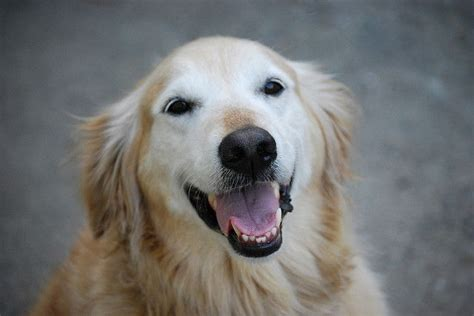
#> input picture Photos/dog3.jpeg, 474 x 316 px
$ python rotate.py
#> lines starting #> are read from the running program, lines starting #| are printed output that depends on the picture
import cv2 as cv
import numpy as np


img = cv.imread("Photos/dog3.jpeg")
#> img is the input picture: shape (316, 474, 3); mean B, G, R 113.8, 114.8, 114.8


def rotate(img, angle, rotpnt=None):
#> called with angle = 90
    (height, width) = img.shape[:2]
#> height = 316; width = 474

    if rotpnt is None:
        rotpnt = (width // 2, height // 2)
#> rotpnt = (237, 158)

    rotMat = cv.getRotationMatrix2D(rotpnt, angle, 1.0)
#> rotMat = [[6.12e-17, 1, 79], [-1, 6.12e-17, 395]]
    dimension = (width, height)
#> dimension = (474, 316)

    return cv.warpAffine(img, rotMat, dimension)
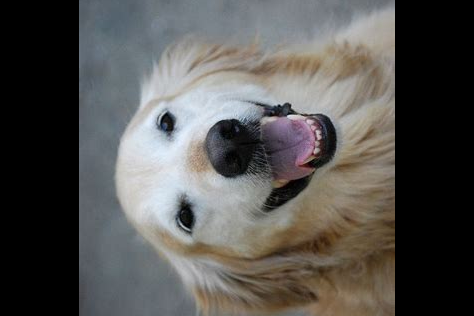
#> returned value: shape (316, 474, 3); mean of channels 0, 1, 2 81.3, 83.6, 85.1; drawn as B, G, R

# rotate
rotate = rotate(img, 90)
cv.imshow("Rotate", rotate)

# resize
resize = cv.resize(img, (500, 500), interpolation=cv.INTER_AREA)
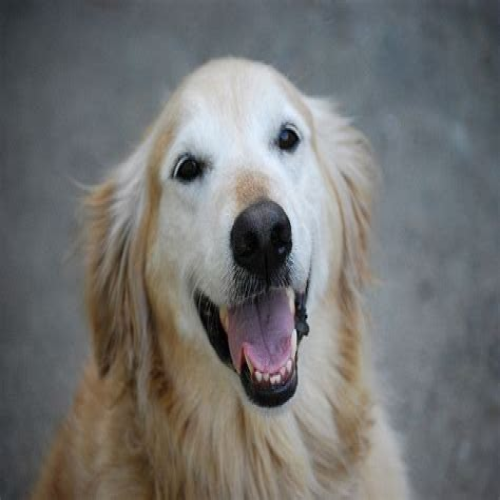
#> resize: shape (500, 500, 3); mean B, G, R 113.7, 114.8, 114.8
cv.imshow("Resize", resize)

#Flip
flip = cv.flip(img, -1)
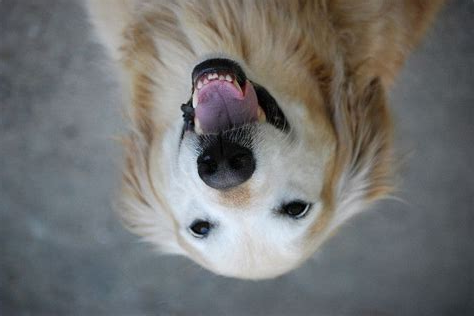
#> flip: shape (316, 474, 3); mean B, G, R 113.8, 114.8, 114.8
cv.imshow('Flip',flip)

cv.waitKey(0)

$ run again, with Photos/dog1.jpeg copied over Photos/dog3.jpeg
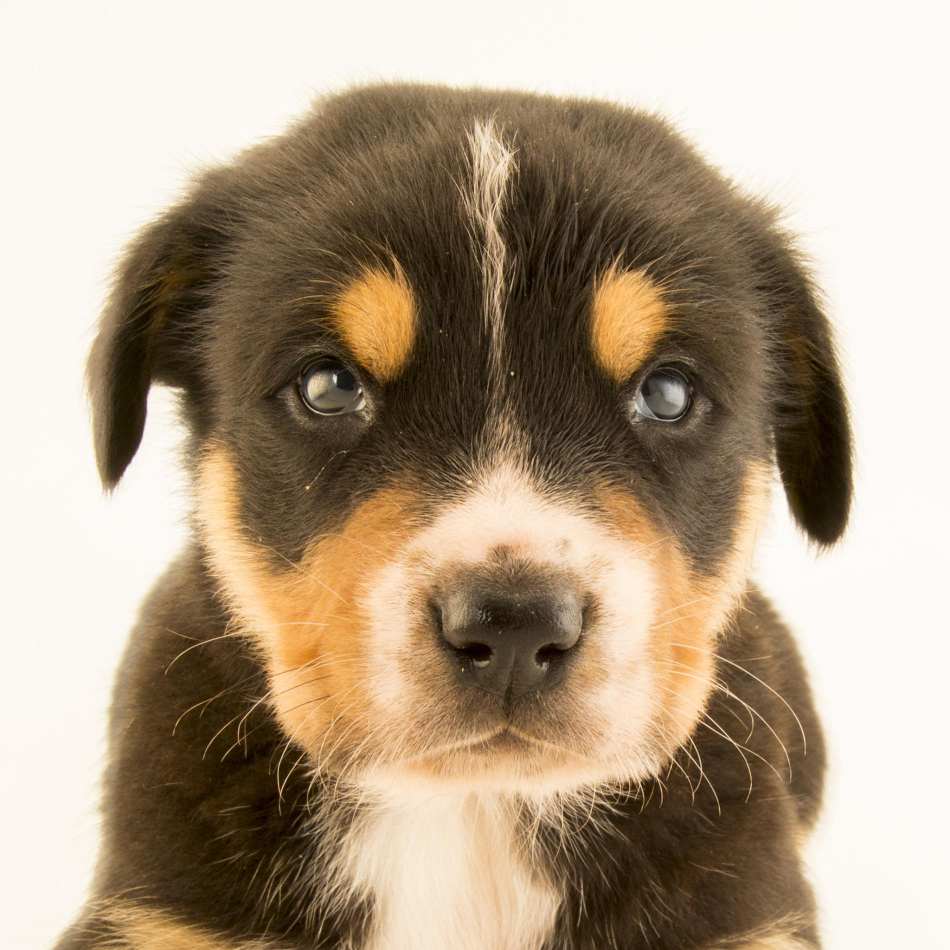
#> input picture Photos/dog1.jpeg, 1900 x 1900 px (shown at 1/2 size)
#> img is the input picture: shape (1900, 1900, 3); mean B, G, R 137.9, 159.5, 177
#> in rotate, `return cv.warpAffine(img, rotMat, dimension)`:
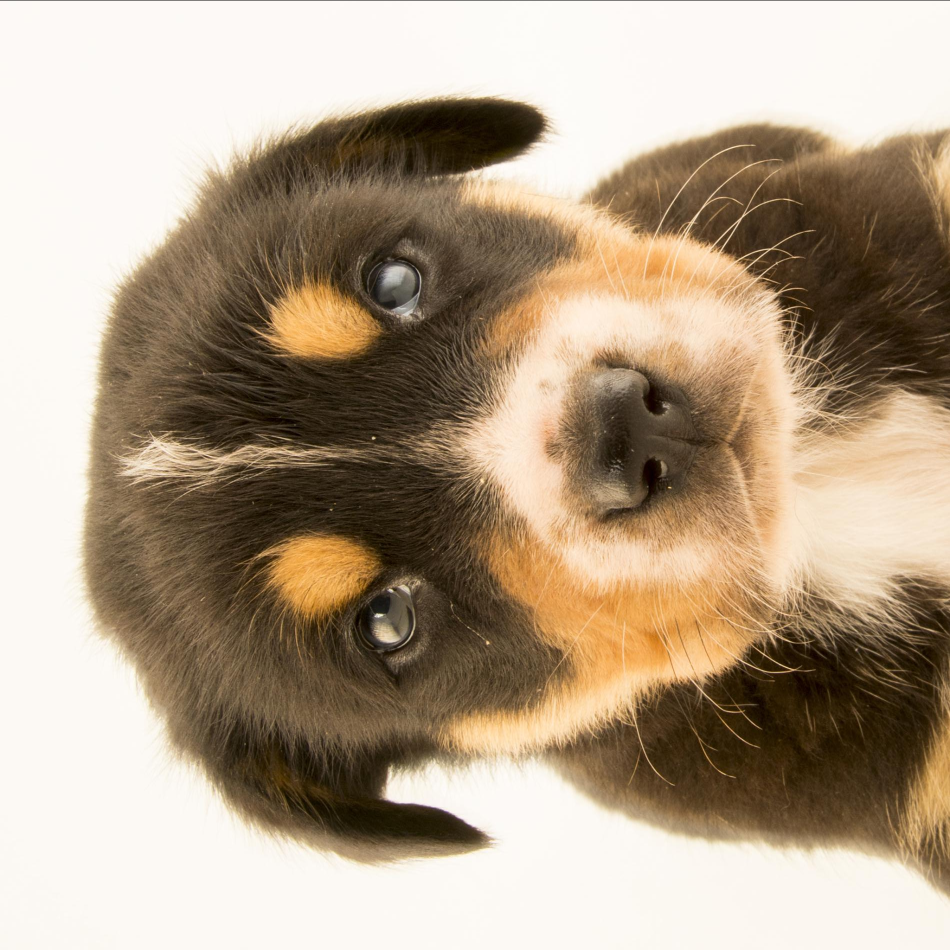
#> returned value: shape (1900, 1900, 3) (shown at 1/2 size); mean of channels 0, 1, 2 137.8, 159.3, 176.9; drawn as B, G, R
#> `flip = cv.flip(img, -1)`:
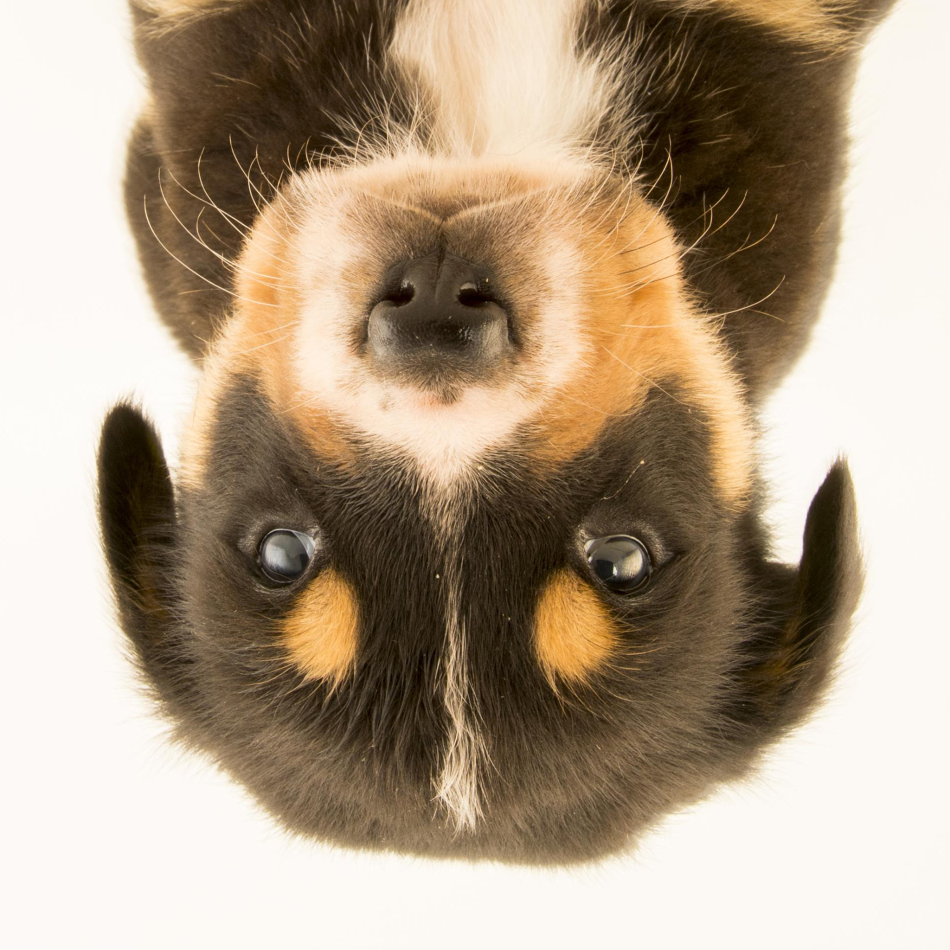
#> flip: shape (1900, 1900, 3) (shown at 1/2 size); mean B, G, R 137.9, 159.5, 177

$ run again, with Photos/dog2.jpeg copied over Photos/dog3.jpeg
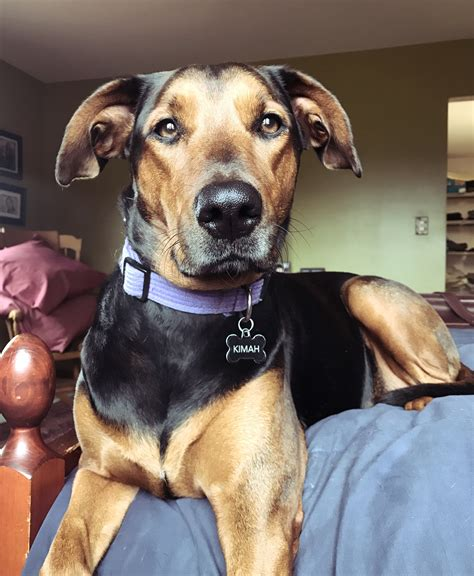
#> input picture Photos/dog2.jpeg, 474 x 576 px
#> img is the input picture: shape (576, 474, 3); mean B, G, R 103, 110.5, 123.5
#> `resize = cv.resize(img, (500, 500), interpolation=cv.INTER_AREA)`:
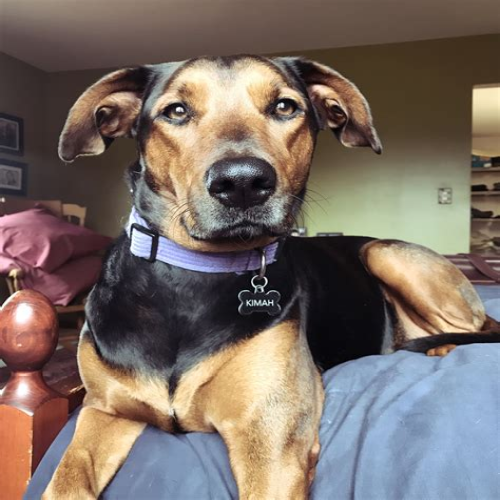
#> resize: shape (500, 500, 3); mean B, G, R 102.8, 110.4, 123.4
#> `flip = cv.flip(img, -1)`:
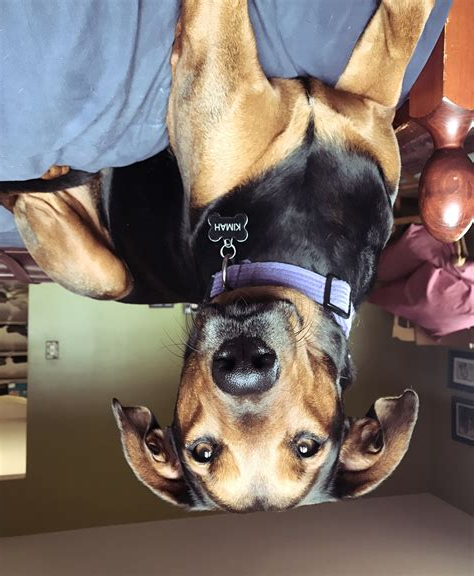
#> flip: shape (576, 474, 3); mean B, G, R 103, 110.5, 123.5

$ run again, with Photos/park.jpeg copied over Photos/dog3.jpeg
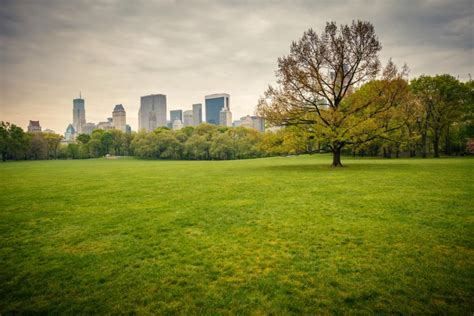
#> input picture Photos/park.jpeg, 474 x 316 px
#> img is the input picture: shape (316, 474, 3); mean B, G, R 68.9, 130.9, 129
#> `resize = cv.resize(img, (500, 500), interpolation=cv.INTER_AREA)`:
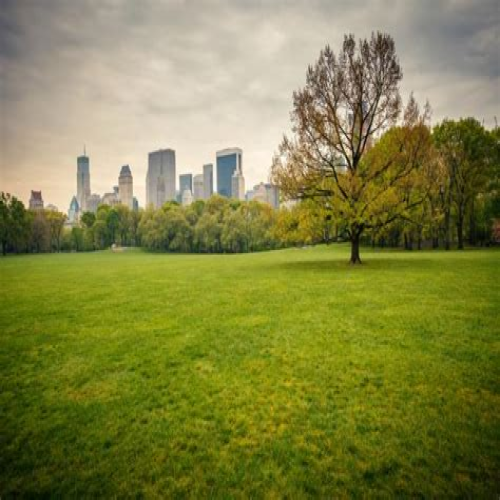
#> resize: shape (500, 500, 3); mean B, G, R 68.8, 130.8, 128.9
#> `flip = cv.flip(img, -1)`:
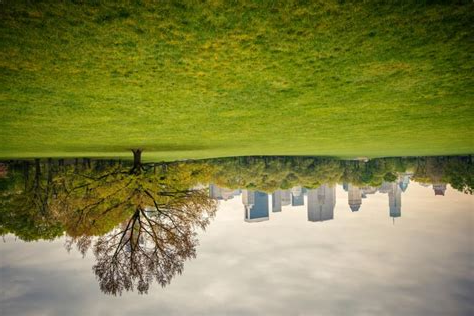
#> flip: shape (316, 474, 3); mean B, G, R 68.9, 130.9, 129
